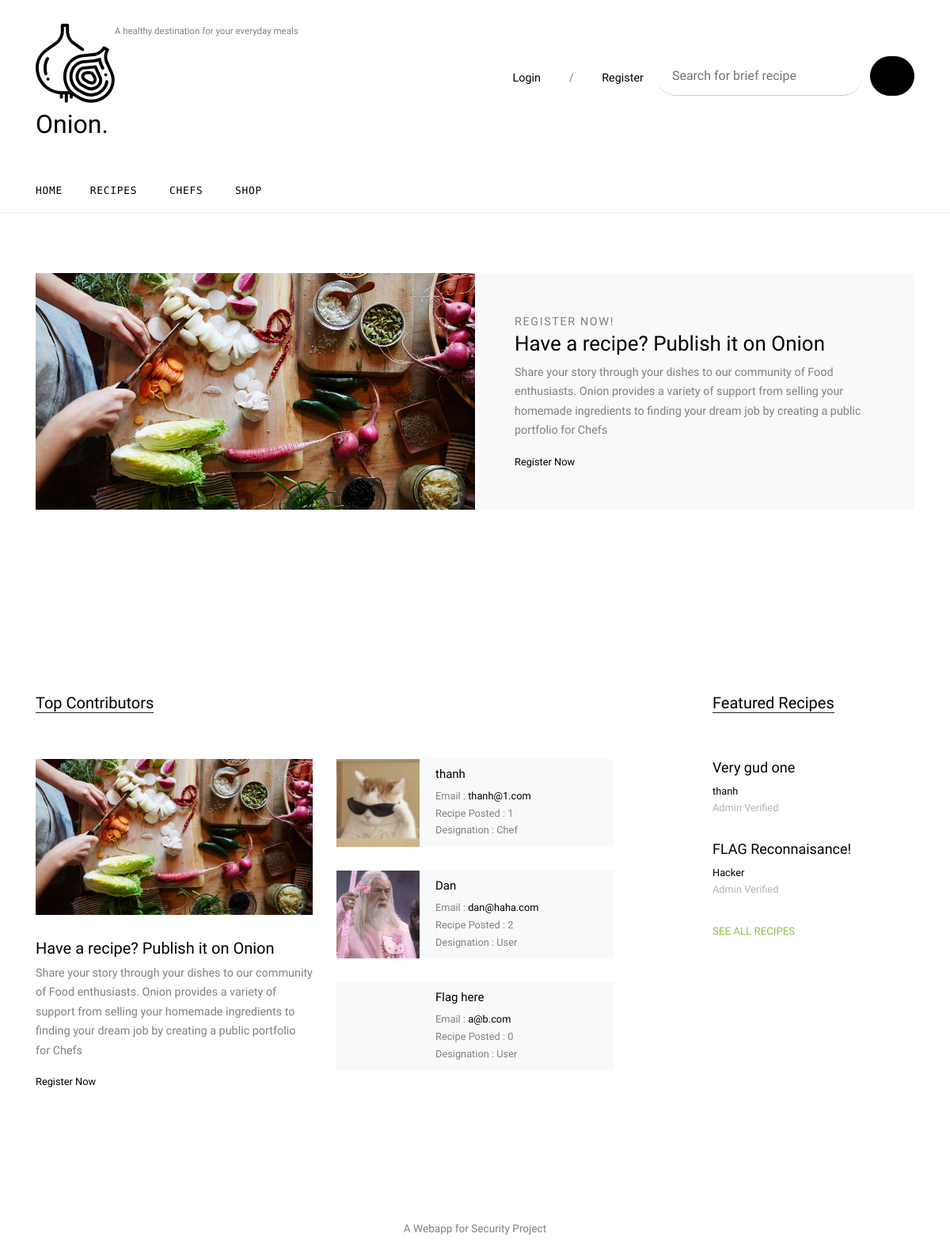
Before: / with the older database file.
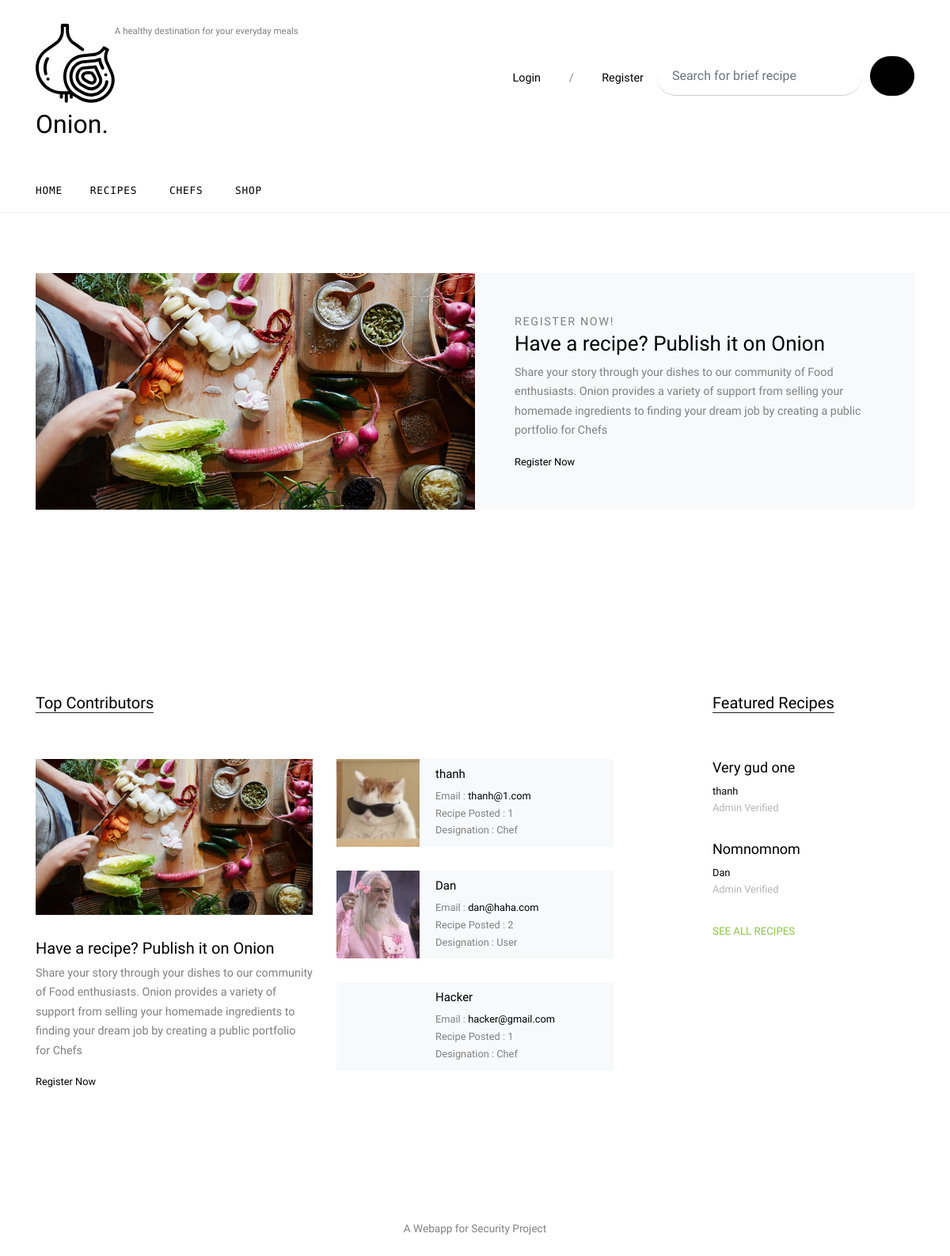
After: the same page with the newer database file.
### App/models.py (models this page shows, shortened)
class User(db.Model):
    id = db.Column(db.Integer, primary_key=True)
    name = db.Column(db.Text, nullable=False)
    username = db.Column(db.String(20), unique=True, nullable=False)
    email = db.Column(db.String(120), unique=True, nullable=False)
    profile_pic = db.Column(db.String(20), nullable=False, default='default_user.jpg')
    password = db.Column(db.String(60), nullable=False)
    type = db.Column(db.String(10), nullable=False)
    designation = db.Column(db.Text, nullable=False)
    ingredient = db.relationship('Ingredient', backref='ing_creator', lazy=True)
    recipes = db.relationship('Recipe', backref='recipe_creator', lazy=True)

class Recipe(db.Model):
    id = db.Column(db.Integer, primary_key=True)
    title = db.Column(db.String(255), nullable=False)
    description = db.Column(db.Text, nullable=False)
    time = db.Column(db.Integer, nullable=False)
    servings = db.Column(db.Integer, nullable=False)
    ingredients = db.Column(db.Text, nullable=False)
    image = db.Column(db.String(20), nullable=False, default="default.jpg")
    approval = db.Column(db.Integer, nullable=False)
    status = db.Column(db.String(12), nullable=False)
    saved = db.relationship('Saved', backref='saved_recipe', lazy=True)
    created_by = db.Column(db.Integer, db.ForeignKey('user.id'), nullable=False)

### App/routes.py (the view)
@app.route('/')
def index():
    valid = PassiveControls.validation()
    if valid[0]:
        return redirect(url_for(f'{valid[2]}.index'))
    else:
        editor_recipe = Recipe.query.filter_by(status=1).all()
        featured = Recipe.query.filter_by(status=2)
        users = User.query.filter_by(type="user").paginate(per_page=3)
        return render_template('unlogged/index.html', editor_recipe=editor_recipe, featured=featured, users=users)

### Controls/PassiveControls.py (called while the page is built)
def validation():
    if "id" and "access" and "name" in session:
        return True, session['id'], session['access'], session['name']
    else:
        return False, "None", "None", "None"

### App/templates/unlogged/index.html
{% extends "unlogged/base.html" %}
{% block content %}
    <div class="site-section py-0">
      <div class="owl-carousel hero-slide owl-style">
        {% if editor_recipe %}
        {% for recipe in editor_recipe %}
        <div class="site-section">
          <div class="container">
            <div class="half-post-entry d-block d-lg-flex bg-light">
              <div class="img-bg" style="background-image: url('{{ url_for('static', filename= 'images/' + recipe.image) }}')"></div>
              <div class="contents">
                <span class="caption">Editor's Pick</span>
                <h2><a href="{{ url_for('single_recipe', recipe_id=recipe.id ) }}">{{recipe.title}}</a></h2>
                <p class="mb-3">{{recipe.description[:250]}}... <a href="{{ url_for('single_recipe', recipe_id=recipe.id ) }}">Read more</a></p>
                <div class="post-meta">
                  <span class="d-block">Author: <a href="#">{{recipe.recipe_creator.name}}</a></span>
                  <span class="date-read">
                    {% if recipe.approval < 0 %}
                        Not Verified <span class="mx-1">&bullet;</span>
                    {% elif recipe.approval > 0 %}
                        Admin Verified <span class="icon-star2"></span>
                    {% else %}
                        Rejected
                    {% endif %}
                  </span>
                </div>
              </div>
            </div>
          </div>
        </div>
        {% endfor %}
        {% else %}
        <div class="site-section">
          <div class="container">
            <div class="half-post-entry d-block d-lg-flex bg-light">
              <div class="img-bg" style="background-image: url('{{ url_for('static', filename='images/register.jpg') }}')"></div>
              <div class="contents">
                <span class="caption">Register Now!</span>
                <h2><a href="">Have a recipe? Publish it on Onion</a></h2>
                  <p class="mb-3">Share your story through your dishes to our community of Food enthusiasts. Onion provides a variety of support from selling your homemade ingredients to finding your dream job by creating a public portfolio for Chefs</p>
                <div class="post-meta">
                  <span class="d-block"><a href="{{ url_for('register') }}">Register Now</a></span>
                </div>
              </div>
            </div>
          </div>
        </div>
        {% endif %}
      </div>
    </div>
    <div class="site-section">
      <div class="container">
        <div class="row">
          <div class="col-lg-8">
            <div class="row">
              <div class="col-12">
                <div class="section-title">
                  <h2>Top Contributors</h2>
                </div>
              </div>
            </div>
            <div class="row">
              <div class="col-md-6">
                <div class="post-entry-1">
                  <a href="post-single.html"><img src="{{ url_for('static', filename='images/register.jpg') }}" alt="Image" class="img-fluid"></a>
                  <h2><a href="">Have a recipe? Publish it on Onion</a></h2>
                  <p>Share your story through your dishes to our community of Food enthusiasts. Onion provides a variety of support from selling your homemade ingredients to finding your dream job by creating a public portfolio for Chefs</p>
                  <div class="post-meta">
                  <span class="d-block"><a href="{{ url_for('register') }}">Register Now</a></span>
                  </div>
                </div>
              </div>
              <div class="col-md-6">
                {% if users.items %}
                {% for users in users.items %}
                <div class="post-entry-2 d-flex bg-light">
                 <div class="thumbnail" style="background-image: url('{{ url_for('static', filename= 'images/' + users.profile_pic) }}')"></div>
                  <div class="contents">
                    <h2><a href="{{ url_for('user_profile', user_id=users.id ) }}">{{users.name}}</a></h2>
                    <div class="post-meta">
                      <span class="d-block">Email : <a href="mailto: {{ users.email }}">{{users.email}}</a></span>
                      <span class="d-block">Recipe Posted : {{ users.recipes|length }}</span>
                      <span class="d-block">Designation : {{ users.designation|capitalize }}</span>
                    </div>
                  </div>
                </div>
                {% endfor %}
                  {% else %}
                  <p>There are no recipe contributors at this moment.</p>
                  {% endif %}
              </div>
            </div>
          </div>
          <div class="col-lg-3 ml-auto">
            <div class="section-title">
              <h2>Featured Recipes</h2>
            </div>
              {% if featured %}
            {% for featured in featured %}
            <div class="trend-entry d-flex">
              <div class="trend-contents">
                <h2><a href="blog-single.html">{{featured.title}}</a></h2>
                <div class="post-meta">
                  <span class="d-block"><a href="{{ url_for('user_profile', user_id=featured.recipe_creator.id ) }}">{{featured.recipe_creator.name}}</a></span>
                  <span class="date-read">
                      {% if featured.approval < 0 %}
                        Not Verified <span class="mx-1">&bullet;</span>
                    {% elif featured.approval > 0 %}
                        Admin Verified <span class="icon-star2"></span>
                    {% else %}
                        Rejected
                    {% endif %}
                  </span>
                </div>
              </div>
            </div>
              {% else %}
              <p>There are no featured recipe at this moment</p>
            {% endfor %}
              {% endif %}
            <p>
              <a href="{{ url_for('recipes') }}" class="more">See All Recipes <span class="icon-keyboard_arrow_right"></span></a>
            </p>
          </div>
        </div>
      </div>
    </div>
{% endblock %}

### App/templates/unlogged/base.html (shortened to what this page needs)
<!DOCTYPE html>
<html lang="en">
<head>
  <link rel="stylesheet" href="{{ url_for('static', filename='fonts/icomoon/style.css') }}">
  <link rel="stylesheet" href="{{ url_for('static', filename='css/bootstrap.min.css') }}">
  <link rel="stylesheet" href="{{ url_for('static', filename='css/jquery-ui.css') }}">
  <link rel="stylesheet" href="{{ url_for('static', filename='css/owl.carousel.min.css') }}">
  <link rel="stylesheet" href="{{ url_for('static', filename='css/owl.theme.default.min.css') }}">
  <link rel="stylesheet" href="{{ url_for('static', filename='css/jquery.fancybox.min.css') }}">
  <link rel="stylesheet" href="{{ url_for('static', filename='css/bootstrap-datepicker.css') }}">
  <link rel="stylesheet" href="{{ url_for('static', filename='fonts/flaticon/font/flaticon.css') }}">
  <link rel="stylesheet" href="{{ url_for('static', filename='css/aos.css') }}">
  <link rel="stylesheet" href="{{ url_for('static', filename='css/jquery.mb.YTPlayer.min.css') }}">
  <link rel="stylesheet" href="{{ url_for('static', filename='css/style.css') }}">
</head>
<body data-spy="scroll" data-target=".site-navbar-target" data-offset="300">
  <div class="site-wrap">
    <div class="header-top">
      <div class="container">
        <div class="row align-items-center">
          <div class="col-12 col-lg-6 d-flex">
            <a href="{{ url_for('index') }}" class="site-logo">
 <span class="u-icon u-icon-circle u-palette-3-base u-spacing-10 u-icon-1">
        </span>
              Onion.
            </a><small>A healthy destination for your everyday meals</small>
          </div>
          <div class="col-12 col-lg-6 ml-auto d-flex">
            <div class="ml-md-auto top-social d-none d-lg-inline-block">
              <a href="{{ url_for('login') }}" class="d-inline-block p-3"><p>Login</p></a>
                <p class="d-inline-block p-3">/</p>
                <a href="{{ url_for('register') }}" class="d-inline-block p-3">Register</a>
            </div>
            <form id="search" onsubmit="redirecting()" class="search-form d-inline-block">
              <div class="d-flex">
                <input type="text" class="form-control" placeholder="Search for brief recipe" name="keywords">
                <button type="submit" class="btn btn-secondary" ><span class="icon-search"></span></button>
              </div>
            </form>
          </div>
        </div>
      </div>
      <div class="site-navbar py-2 js-sticky-header site-navbar-target d-none pl-0 d-lg-block" role="banner">
      <div class="container">
        <div class="d-flex align-items-center">
          <div class="mr-auto">
            <nav class="site-navigation position-relative text-right" role="navigation">
              <ul class="site-menu main-menu js-clone-nav mr-auto d-none pl-0 d-lg-block">
                <li class="active">
                  <a href="{{ url_for('index') }}" class="nav-link text-left">Home</a>
                </li>
                <li>
                  <a href="{{ url_for('recipes') }}" class="nav-link text-left">Recipes</a>
                </li>
                <li>
                  <a href="{{ url_for('cooks') }}" class="nav-link text-left">Chefs</a>
                </li>
                <li>
                  <a href="{{ url_for('ingredients') }}" class="nav-link text-left">Shop</a>
                </li>
              </ul>
            </nav>
          </div>
        </div>
      </div>
    </div>
    </div>
{% block content %}
{% endblock %}
    <div class="footer">
      <div class="container">
        <div class="row">
          <div class="col-12">
            <div class="copyright">
                <p>
                  A Webapp for Security Project </a>
                </p>
            </div>
          </div>
        </div>
      </div>
    </div>
  </div>
</body>
</html>

Changed rows visible on the page:
removed User: name "Flag here", email "a@b.com", recipes|length "0", designation "User"
no longer on this page (row edited): Recipe: title "FLAG Reconnaisance!", recipe_creator.name "Hacker", approval "Admin Verified"
now on this page (row unchanged): User: name "Hacker", email "hacker@gmail.com", recipes|length "1", designation "Chef"
now on this page (row edited): Recipe: title "Nomnomnom", recipe_creator.name "Dan", approval "Admin Verified"
